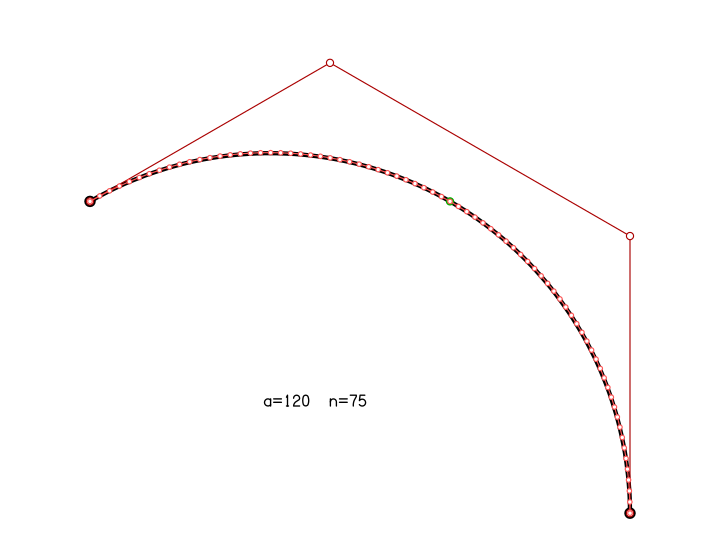

gnuplot code for this plot:
; bez.plt - Bezier fit to circular arc
;
a=120 : r=5 : ppi=45 
;a=-90 ; test negative angles
axlwt=0 : annlwt=0 : lablwt=0 : pltlwt=3 : xllc=3.5 : symsiz=0.8
dr=atan(1)/45 : xmax=(xlen) : ymax=(ylen)
;
%define ph	(($1-1)/(ndat-1))*(a*dr)
%define sign	ifelse($1<0,-1,1)
;
;---------------------------------------------
;
; end-points
;
p1x=(r)           : p1y=0
p2x=(r*cos(dr*a)) : p2y=(r*sin(dr*a))
;
; mid-point
;
b=1/tan(dr*a/2)
m=[sign(a)*sqrt(1+b^2)-b]
;
pmx=[p1x+p2x+(p2y-p1y)*m]/2 ; Pm=[P1+P2+(P2-P1)*m*R0]/2
pmy=[p1y+p2y-(p2x-p1x)*m]/2
;
; control points
;
c=cos(dr*a)
s=sin(dr*a)
d=m*2/3
e=d*s/(1-c)
;
pax=p1x+(p2y-p1y)*d+(p2x-p1x)*e ; Pa=P1+(P2-P1)*(4/3)*m*R0/(1-R1)
pay=p1y+(p2y-p1y)*e-(p2x-p1x)*d
pbx=p2x+(p1x-pax)*c-(p1y-pay)*s ; Pb=P2+(P1-Pa)*R1
pby=p2y+(p1x-pax)*s+(p1y-pay)*c
;
;---------------------------------------------
;
; set plotting limits
;
mx=(min(p1x,p2x,pax,pbx)+max(p1x,p2x,pax,pbx))/2
my=(min(p1y,p2y,pay,pby)+max(p1y,p2y,pay,pby))/2
xllc=5-mx : yllc=4-my
;
; plot end-points
;
pltyp=sym
(p1x) (p1y)
(p2x) (p2y)
plot
;
; plot arc
;
pltype=line : ndat=100
xdat=r*cos(ph($0)) : ydat=r*sin(ph($0))
0 0
plot
ndat=1 : xdat=$1 : ydat=$2
;
; plot midpoint
;
pltcol=2 : pltyp=s : pltlwt=0.8 : symb=11
(pmx) (pmy)
plot
;
; plot control points
;
pltcol=4 : pltyp=b : pltlwt=0.8 : symb=1
(p1x) (p1y)
(pax) (pay)
(pbx) (pby)
(p2x) (p2y)
plot
;
;plot Bezier
;
ndat=floor(max(2,ppi*r*abs(a)/360)+0.5)
%define tt ($1-1)/(ndat-1)
%define t1 (1-tt($1))^3
%define ta 3*tt($1)*(1-tt($1))^2
%define tb 3*tt($1)^2*(1-tt($1))
%define t2 tt($1)^3
xdat=(t1($0)*p1x+ta($0)*pax+tb($0)*pbx+t2($0)*p2x)
ydat=(t1($0)*p1y+ta($0)*pay+tb($0)*pby+t2($0)*p2y)
pltcol=12 : pltype=both : symsiz=0.5
0 0
plot
mhal=cen : mval=h
%msg mx/2 my/2 "a=%.0f  n=%.0f" a ndat
